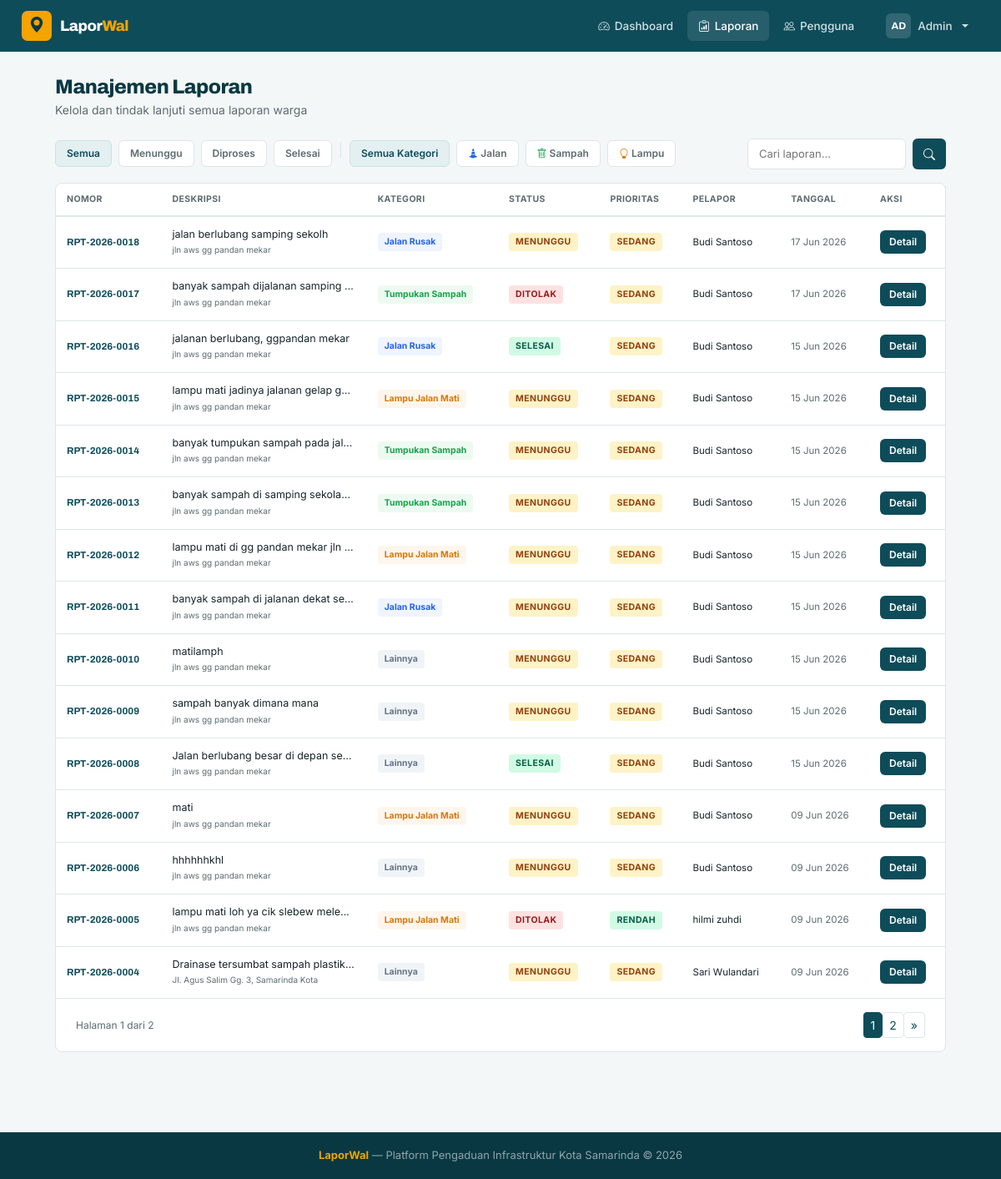
Page /admin-panel/laporan/ (signed in) on the committed database.
### accounts/models.py (models this page shows, shortened)
class CustomUser(AbstractUser):
    phone = models.CharField(max_length=20, blank=True, verbose_name="Nomor HP")
    avatar = models.ImageField(upload_to='avatars/', blank=True, null=True, verbose_name="Foto Profil")
    kota = models.CharField(max_length=100, default='Samarinda', verbose_name="Kota")
    is_admin_dinas = models.BooleanField(default=False, verbose_name="Admin Dinas")
    class Meta:
        verbose_name = "Pengguna"
        verbose_name_plural = "Pengguna"
    def get_initials(self):
        parts = self.get_full_name().split()
        if len(parts) >= 2:
            return parts[0][0].upper() + parts[1][0].upper()
        elif self.first_name:
            return self.first_name[:2].upper()
        return self.username[:2].upper()

### laporan/models.py (models this page shows, shortened)
class Laporan(models.Model):
    KATEGORI_CHOICES = [
        ('jalan', 'Jalan Rusak'),
        ('sampah', 'Tumpukan Sampah'),
        ('lampu', 'Lampu Jalan Mati'),
        ('lainnya', 'Lainnya'),
    ]
    STATUS_CHOICES = [
        ('pending', 'Menunggu'),
        ('diproses', 'Diproses'),
        ('selesai', 'Selesai'),
        ('ditolak', 'Ditolak'),
    ]
    PRIORITAS_CHOICES = [
        ('rendah', 'Rendah'),
        ('sedang', 'Sedang'),
        ('tinggi', 'Tinggi'),
        ('darurat', 'Darurat'),
    ]
    nomor_laporan = models.CharField(max_length=20, unique=True, blank=True)
    pelapor = models.ForeignKey(
        settings.AUTH_USER_MODEL,
        on_delete=models.CASCADE,
        related_name='laporan_set',
        verbose_name="Pelapor"
    )
    foto = models.ImageField(upload_to=report_upload_path, verbose_name="Foto Laporan")
    deskripsi = models.TextField(verbose_name="Deskripsi Laporan")
    alamat = models.CharField(max_length=255, verbose_name="Alamat / Lokasi")
    latitude = models.DecimalField(max_digits=9, decimal_places=6, null=True, blank=True)
    longitude = models.DecimalField(max_digits=9, decimal_places=6, null=True, blank=True)
    kategori = models.CharField(max_length=20, choices=KATEGORI_CHOICES, default='lainnya')
    status = models.CharField(max_length=20, choices=STATUS_CHOICES, default='pending')
    prioritas = models.CharField(max_length=20, choices=PRIORITAS_CHOICES, default='sedang')
    ai_kategori = models.CharField(max_length=20, blank=True, null=True, verbose_name="Kategori AI")
    ai_confidence = models.IntegerField(default=0, verbose_name="Confidence AI (%)")
    catatan_admin = models.TextField(blank=True, verbose_name="Catatan Admin")
    dibuat_pada = models.DateTimeField(auto_now_add=True, verbose_name="Tanggal Lapor")
    diperbarui_pada = models.DateTimeField(auto_now=True, verbose_name="Terakhir Diperbarui")
    diselesaikan_pada = models.DateTimeField(null=True, blank=True, verbose_name="Tanggal Selesai")
    class Meta:
        verbose_name = "Laporan"
        verbose_name_plural = "Laporan"
        ordering = ['-dibuat_pada']

### laporan/views.py (the view)
    def wrapper(request, *args, **kwargs):
        if not request.user.is_authenticated:
            return redirect('login')
        if not (request.user.is_admin_dinas or request.user.is_staff):
            messages.error(request, 'Anda tidak memiliki akses halaman admin.')
            return redirect('beranda')
        return view_func(request, *args, **kwargs)

### laporan/views.py (called while the page is built, shortened)
def admin_required(view_func):
    def wrapper(request, *args, **kwargs):
        if not request.user.is_authenticated:
            return redirect('login')
        if not (request.user.is_admin_dinas or request.user.is_staff):
            messages.error(request, 'Anda tidak memiliki akses halaman admin.')
            return redirect('beranda')
        return view_func(request, *args, **kwargs)
    wrapper.__name__ = view_func.__name__
    return wrapper

@admin_required
def admin_laporan(request):
    laporan_qs = Laporan.objects.select_related('pelapor').order_by('-dibuat_pada')
    status_filter = request.GET.get('status', '')
    kategori_filter = request.GET.get('kategori', '')
    search = request.GET.get('q', '')
    if status_filter:
        laporan_qs = laporan_qs.filter(status=status_filter)
    if kategori_filter:
        laporan_qs = laporan_qs.filter(kategori=kategori_filter)
    paginator = Paginator(laporan_qs, 15)
    page_num = request.GET.get('page', 1)
    laporan_page = paginator.get_page(page_num)
    return render(request, 'laporan/admin_laporan.html', {
        'laporan_list': laporan_page,
        'status_filter': status_filter,
        'kategori_filter': kategori_filter,
        'search': search,
    })

### templates/laporan/admin_laporan.html (shortened to what this page needs)
{% extends 'base.html' %}
{% block content %}
<div class="admin-wrap">
  <div class="mb-4">
    <h1 class="h-page" style="margin-bottom:2px">Manajemen Laporan</h1>
    <p class="section-sub mb-0">Kelola dan tindak lanjuti semua laporan warga</p>
  </div>
  <div class="d-flex flex-wrap gap-2 align-items-center mb-3">
    <div class="d-flex gap-2 flex-wrap">
      <a href="{% url 'admin_laporan' %}{% if kategori_filter %}?kategori={{ kategori_filter }}{% endif %}" class="filter-chip {% if not status_filter %}active{% endif %}">Semua</a>
      <a href="?status=pending{% if kategori_filter %}&kategori={{ kategori_filter }}{% endif %}{% if search %}&q={{ search }}{% endif %}" class="filter-chip {% if status_filter == 'pending' %}active{% endif %}">Menunggu</a>
      <a href="?status=diproses{% if kategori_filter %}&kategori={{ kategori_filter }}{% endif %}{% if search %}&q={{ search }}{% endif %}" class="filter-chip {% if status_filter == 'diproses' %}active{% endif %}">Diproses</a>
      <a href="?status=selesai{% if kategori_filter %}&kategori={{ kategori_filter }}{% endif %}{% if search %}&q={{ search }}{% endif %}" class="filter-chip {% if status_filter == 'selesai' %}active{% endif %}">Selesai</a>
      <span style="color:var(--line)">|</span>
      <a href="{% url 'admin_laporan' %}{% if status_filter %}?status={{ status_filter }}{% endif %}" class="filter-chip {% if not kategori_filter %}active{% endif %}">Semua Kategori</a>
      <a href="?kategori=jalan{% if status_filter %}&status={{ status_filter }}{% endif %}" class="filter-chip {% if kategori_filter == 'jalan' %}active{% endif %}"><i class="bi bi-cone-striped" style="color:var(--kat-jalan)"></i> Jalan</a>
      <a href="?kategori=sampah{% if status_filter %}&status={{ status_filter }}{% endif %}" class="filter-chip {% if kategori_filter == 'sampah' %}active{% endif %}"><i class="bi bi-trash" style="color:var(--kat-sampah)"></i> Sampah</a>
      <a href="?kategori=lampu{% if status_filter %}&status={{ status_filter }}{% endif %}" class="filter-chip {% if kategori_filter == 'lampu' %}active{% endif %}"><i class="bi bi-lightbulb" style="color:var(--kat-lampu)"></i> Lampu</a>
    </div>
    <form method="get" class="ms-auto d-flex gap-2">
      <input type="text" name="q" value="{{ search }}" placeholder="Cari laporan..." style="border:1.5px solid var(--line);border-radius:6px;padding:7px 13px;font-size:13px;width:190px">
      <button type="submit" class="btn-teal" style="padding:8px 13px"><i class="bi bi-search"></i></button>
    </form>
  </div>
  <div class="lw-card" style="padding:0;overflow:hidden">
    <table class="tbl">
      <thead>
        <tr><th>Nomor</th><th>Deskripsi</th><th>Kategori</th><th>Status</th><th>Prioritas</th><th>Pelapor</th><th>Tanggal</th><th>Aksi</th></tr>
      </thead>
      <tbody>
        {% for lap in laporan_list %}
        <tr>
          <td class="nomor">{{ lap.nomor_laporan }}</td>
          <td style="max-width:220px">
            <span style="white-space:nowrap;overflow:hidden;text-overflow:ellipsis;display:block;max-width:220px;font-size:12.5px">{{ lap.deskripsi }}</span>
            <span class="section-sub" style="font-size:10px">{{ lap.alamat|truncatechars:40 }}</span>
          </td>
          <td><span class="badge-{{ lap.kategori }}">{{ lap.get_kategori_display }}</span></td>
          <td><span class="badge-{{ lap.status }}">{{ lap.get_status_display }}</span></td>
          <td>
            <span style="display:inline-flex;align-items:center;font-size:10.5px;font-weight:700;letter-spacing:.4px;text-transform:uppercase;padding:3px 8px;border-radius:4px;background:{% if lap.prioritas == 'darurat' %}#16242A;color:#fff{% elif lap.prioritas == 'tinggi' %}#FEE2E2;color:#991B1B{% elif lap.prioritas == 'sedang' %}#FEF3C7;color:#92400E{% else %}#D1FAE5;color:#065F46{% endif %}">
              {{ lap.get_prioritas_display }}
            </span>
          </td>
          <td style="font-size:11.5px">{{ lap.pelapor.get_full_name }}</td>
          <td style="font-size:11.5px;color:var(--muted)">{{ lap.dibuat_pada|date:"d M Y" }}</td>
          <td><a href="{% url 'admin_detail_laporan' lap.pk %}" class="btn-teal" style="padding:5px 11px;font-size:12px">Detail</a></td>
        </tr>
        {% empty %}
        <tr><td colspan="8" class="text-center section-sub py-5"><i class="bi bi-inbox d-block fs-2 mb-2"></i>Tidak ada laporan ditemukan.</td></tr>
        {% endfor %}
      </tbody>
    </table>
    {% if laporan_list.has_other_pages %}
    <div class="d-flex align-items-center justify-content-between px-4 py-3" style="border-top:1px solid var(--line)">
      <span class="section-sub" style="font-size:12px">Halaman {{ laporan_list.number }} dari {{ laporan_list.paginator.num_pages }}</span>
      <nav>
        <ul class="pagination pagination-sm mb-0">
          {% for num in laporan_list.paginator.page_range %}
          <li class="page-item {% if num == laporan_list.number %}active{% endif %}"><a class="page-link" href="?page={{ num }}">{{ num }}</a></li>
          {% endfor %}
          {% if laporan_list.has_next %}
          <li class="page-item"><a class="page-link" href="?page={{ laporan_list.next_page_number }}{% if status_filter %}&status={{ status_filter }}{% endif %}{% if search %}&q={{ search }}{% endif %}">&raquo;</a></li>
          {% endif %}
        </ul>
      </nav>
    </div>
    {% endif %}
  </div>
</div>
{% endblock %}

### templates/base.html (shortened to what this page needs)
<!DOCTYPE html>
<html lang="id">
<head>
  {% load static %}
  <link href="https://cdn.jsdelivr.net/npm/bootstrap@5.3.3/dist/css/bootstrap.min.css" rel="stylesheet">
  <link href="https://cdn.jsdelivr.net/npm/bootstrap-icons@1.11.3/font/bootstrap-icons.css" rel="stylesheet">
</head>
<body>
<nav class="lw-navbar">
  <a href="{% url 'beranda' %}" class="lw-brand">
    <div class="lw-brand-icon"><i class="bi bi-geo-alt-fill"></i></div>
    <span class="lw-brand-text">Lapor<b>Wal</b></span>
  </a>
  <div class="lw-nav-links">
    {% if user.is_authenticated %}
      {% if user.is_admin_dinas or user.is_staff %}
        <a href="{% url 'admin_dashboard' %}" class="lw-nav-link {% if request.resolver_match.url_name == 'admin_dashboard' %}active{% endif %}"><i class="bi bi-speedometer2"></i>Dashboard</a>
        <a href="{% url 'admin_laporan' %}" class="lw-nav-link {% if request.resolver_match.url_name == 'admin_laporan' %}active{% endif %}"><i class="bi bi-clipboard-data"></i>Laporan</a>
        <a href="{% url 'admin_pengguna' %}" class="lw-nav-link {% if request.resolver_match.url_name == 'admin_pengguna' %}active{% endif %}"><i class="bi bi-people"></i>Pengguna</a>
      {% endif %}
      <div class="dropdown ms-2">
        <button class="lw-nav-link dropdown-toggle d-flex align-items-center gap-2" data-bs-toggle="dropdown">
          <div style="width:30px;height:30px;background:rgba(255,255,255,.15);border-radius:6px;display:flex;align-items:center;justify-content:center;font-size:12px;font-weight:700;color:#fff;font-family:var(--display)">
            {{ user.get_initials }}
          </div>
          <span class="d-none d-md-inline">{{ user.first_name|default:user.username }}</span>
        </button>
      </div>
    {% endif %}
  </div>
</nav>
{% block content %}{% endblock %}
<footer class="lw-footer">
  <b>LaporWal</b> &mdash; Platform Pengaduan Infrastruktur Kota Samarinda &copy; 2026
</footer>
</body>
</html>

### rows in the picture
CustomUser: get_initials "AD", first_name "Admin"
Laporan: nomor_laporan "RPT-2026-0018", deskripsi "jalan berlubang samping sekolh", alamat "jln aws gg pandan mekar", kategori "Jalan Rusak", status "MENUNGGU", prioritas "SEDANG", pelapor.get_full_name "Budi Santoso", dibuat_pada "17 Jun 2026"
Laporan: nomor_laporan "RPT-2026-0017", deskripsi "banyak sampah dijalanan samping…", alamat "jln aws gg pandan mekar", kategori "Tumpukan Sampah", status "DITOLAK", prioritas "SEDANG", pelapor.get_full_name "Budi Santoso", dibuat_pada "17 Jun 2026"
Laporan: nomor_laporan "RPT-2026-0016", deskripsi "jalanan berlubang, ggpandan mekar", alamat "jln aws gg pandan mekar", kategori "Jalan Rusak", status "SELESAI", prioritas "SEDANG", pelapor.get_full_name "Budi Santoso", dibuat_pada "15 Jun 2026"
Laporan: nomor_laporan "RPT-2026-0015", deskripsi "lampu mati jadinya jalanan gelap g…", alamat "jln aws gg pandan mekar", kategori "Lampu Jalan Mati", status "MENUNGGU", prioritas "SEDANG", pelapor.get_full_name "Budi Santoso", dibuat_pada "15 Jun 2026"
Laporan: nomor_laporan "RPT-2026-0014", deskripsi "banyak tumpukan sampah pada jal…", alamat "jln aws gg pandan mekar", kategori "Tumpukan Sampah", status "MENUNGGU", prioritas "SEDANG", pelapor.get_full_name "Budi Santoso", dibuat_pada "15 Jun 2026"
Laporan: nomor_laporan "RPT-2026-0013", deskripsi "banyak sampah di samping sekola…", alamat "jln aws gg pandan mekar", kategori "Tumpukan Sampah", status "MENUNGGU", prioritas "SEDANG", pelapor.get_full_name "Budi Santoso", dibuat_pada "15 Jun 2026"
Laporan: nomor_laporan "RPT-2026-0012", deskripsi "lampu mati di gg pandan mekar jln…", alamat "jln aws gg pandan mekar", kategori "Lampu Jalan Mati", status "MENUNGGU", prioritas "SEDANG", pelapor.get_full_name "Budi Santoso", dibuat_pada "15 Jun 2026"
Laporan: nomor_laporan "RPT-2026-0011", deskripsi "banyak sampah di jalanan dekat se…", alamat "jln aws gg pandan mekar", kategori "Jalan Rusak", status "MENUNGGU", prioritas "SEDANG", pelapor.get_full_name "Budi Santoso", dibuat_pada "15 Jun 2026"
Laporan: nomor_laporan "RPT-2026-0010", deskripsi "matilamph", alamat "jln aws gg pandan mekar", kategori "Lainnya", status "MENUNGGU", prioritas "SEDANG", pelapor.get_full_name "Budi Santoso", dibuat_pada "15 Jun 2026"
Laporan: nomor_laporan "RPT-2026-0009", deskripsi "sampah banyak dimana mana", alamat "jln aws gg pandan mekar", kategori "Lainnya", status "MENUNGGU", prioritas "SEDANG", pelapor.get_full_name "Budi Santoso", dibuat_pada "15 Jun 2026"
Laporan: nomor_laporan "RPT-2026-0008", deskripsi "Jalan berlubang besar di depan se…", alamat "jln aws gg pandan mekar", kategori "Lainnya", status "SELESAI", prioritas "SEDANG", pelapor.get_full_name "Budi Santoso", dibuat_pada "15 Jun 2026"
Laporan: nomor_laporan "RPT-2026-0007", deskripsi "mati", alamat "jln aws gg pandan mekar", kategori "Lampu Jalan Mati", status "MENUNGGU", prioritas "SEDANG", pelapor.get_full_name "Budi Santoso", dibuat_pada "09 Jun 2026"
Laporan: nomor_laporan "RPT-2026-0006", deskripsi "hhhhhhkhl", alamat "jln aws gg pandan mekar", kategori "Lainnya", status "MENUNGGU", prioritas "SEDANG", pelapor.get_full_name "Budi Santoso", dibuat_pada "09 Jun 2026"
Laporan: nomor_laporan "RPT-2026-0005", deskripsi "lampu mati loh ya cik slebew mele…", alamat "jln aws gg pandan mekar", kategori "Lampu Jalan Mati", status "DITOLAK", prioritas "RENDAH", pelapor.get_full_name "hilmi zuhdi", dibuat_pada "09 Jun 2026"
Laporan: nomor_laporan "RPT-2026-0004", deskripsi "Drainase tersumbat sampah plastik…", alamat "Jl. Agus Salim Gg. 3, Samarinda Kota", kategori "Lainnya", status "MENUNGGU", prioritas "SEDANG", pelapor.get_full_name "Sari Wulandari", dibuat_pada "09 Jun 2026"

### other values in the picture
{{ laporan_list.number }} "1"
{{ laporan_list.paginator.num_pages }} "2"
{{ num }} "1" "2"
